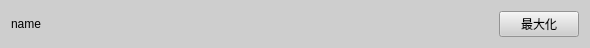
<?xml version="1.0" encoding="UTF-8"?>
<ui version="4.0">
 <class>uTitleBar</class>
 <widget class="QWidget" name="uTitleBar">
  <property name="geometry">
   <rect>
    <x>0</x>
    <y>0</y>
    <width>590</width>
    <height>43</height>
   </rect>
  </property>
  <property name="windowTitle">
   <string>Form</string>
  </property>
  <property name="styleSheet">
   <string notr="true">background-color: rgb(206, 206, 206);
</string>
  </property>
  <layout class="QHBoxLayout" name="horizontalLayout_2">
   <item>
    <layout class="QHBoxLayout" name="horizontalLayout">
     <item>
      <widget class="QLabel" name="label">
       <property name="text">
        <string>name</string>
       </property>
      </widget>
     </item>
     <item>
      <spacer name="horizontalSpacer">
       <property name="orientation">
        <enum>Qt::Horizontal</enum>
       </property>
       <property name="sizeHint" stdset="0">
        <size>
         <width>40</width>
         <height>20</height>
        </size>
       </property>
      </spacer>
     </item>
     <item>
      <widget class="QPushButton" name="pushButton">
       <property name="text">
        <string>最大化</string>
       </property>
      </widget>
     </item>
    </layout>
   </item>
  </layout>
 </widget>
 <resources/>
 <connections/>
</ui>
